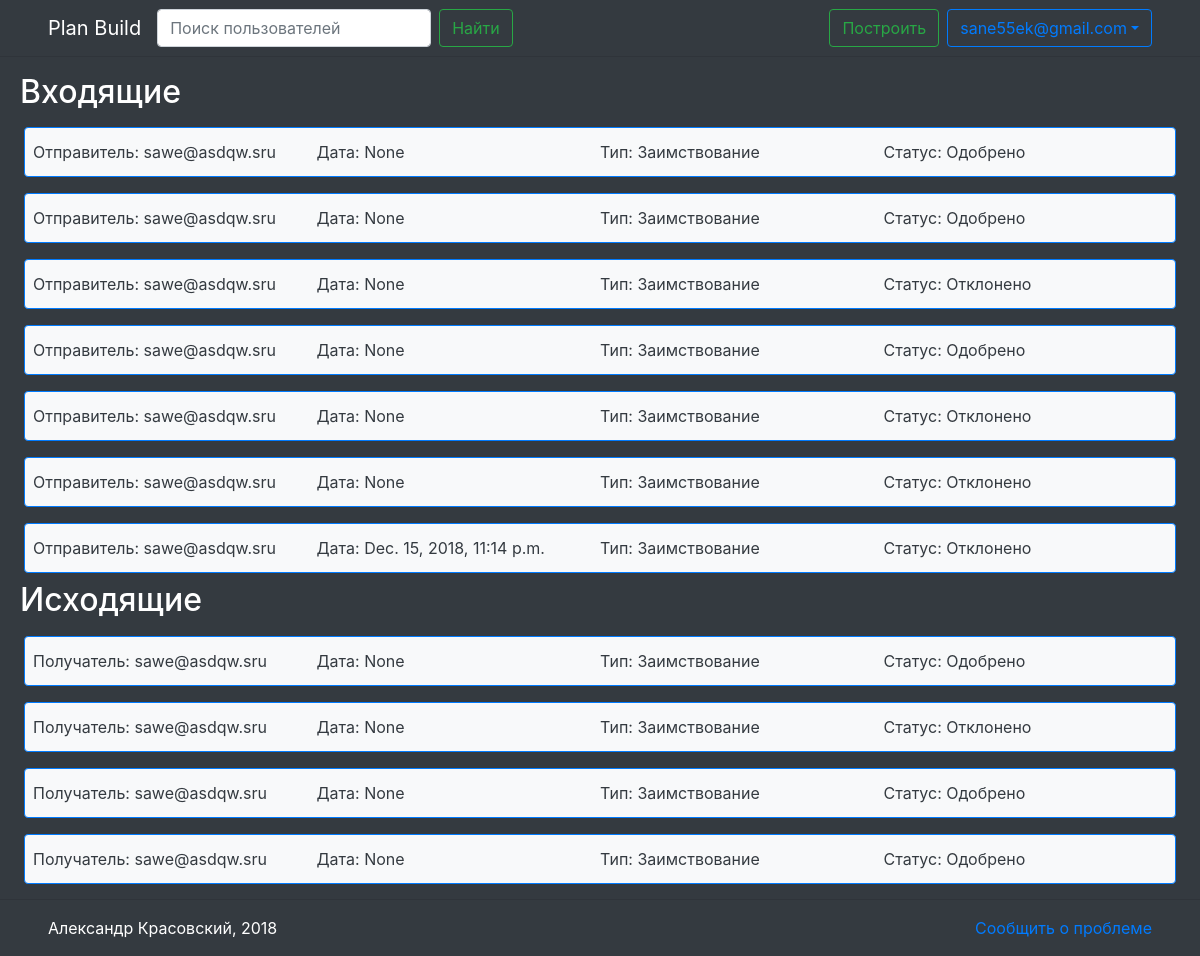
The page /requests (signed in) on the database its author committed.
### builder_auth/models.py (models this page shows, shortened)
class CustomUser(AbstractUser):
    username = models.CharField(max_length=40, unique=False, default='')
    email = models.EmailField('email address', unique=True, error_messages={'required': 'Пользователь с такой почтой уже существует.'})
    post = models.ForeignKey('builder.Post', null=True, default=None, on_delete=models.SET_DEFAULT)
    science_degree  = models.ForeignKey('builder.ScienceDegree', null=True, default=None, on_delete=models.SET_NULL)
    science_title = models.ForeignKey('builder.ScienceTitle', null=True, default=None, on_delete=models.SET_NULL)
    salary = models.FloatField(null=True, default=1)
    adopted_fields = models.ForeignKey('builder_auth.CustomUser', null=True, default=None, on_delete=models.SET_NULL)
    USERNAME_FIELD = 'email'
    REQUIRED_FIELDS = []
    objects = UserManager()

### builder/models.py (models this page shows, shortened)
class Request(models.Model):
    sender = models.ForeignKey('builder_auth.CustomUser', related_name='Request_sender', null=False, default=0,
                               on_delete=models.CASCADE)
    receiver = models.ForeignKey('builder_auth.CustomUser', related_name='Request_receiver', null=False, default=0,
                                 on_delete=models.CASCADE)
    type = models.ForeignKey('builder.RequestType', null=False, default=0, on_delete=models.CASCADE)
    create_date = models.DateTimeField('Date of setting sender request', null=False, default=timezone.now())
    answer_date = models.DateTimeField('Date of getting receiver answer', null=True, default=None)
    result = models.ForeignKey('builder.RequestResultType', null=True, default=None, on_delete=models.SET_NULL)

### builder/views.py (the view)
# urls.py: path('requests', requests, name='requests'),
def requests(request, template_name='builder/requests.html'):
    if request.method == 'GET' and request.user.is_authenticated:
        request_out = Request.objects.filter(sender=request.user).order_by('answer_date')
        request_in = Request.objects.filter(receiver=request.user).order_by('answer_date')
        context = {
            'request_out': request_out,
            'request_in': request_in
        }
        return render(request, template_name, context)

### builder_auth/models.py (called while the page is built)
    def get_queryset(self):
        return super(UserManager, self).get_queryset().select_related('science_degree', 'science_title', 'post')

### builder/templates/builder/requests.html (shortened to what this page needs)
{% extends 'builder/_base.html' %}
{% load static %}
{% block content %}
    <div class="d-flex w-100 flex-column">
        <h2 class="ml-1 text-white">Входящие</h2>
        {% for request in request_in %}
            <div id="request-{{ request.id }}"
                 class="bg-light text-dark d-flex m-2 p-2 align-items-center rounded border-primary border requests">
                <div class="sender w-25">Отправитель: {{ request.sender.email }}</div>
                <div class="date w-25">Дата: {{ request.create_date }}</div>
                <div class="type w-25">Тип: {% if request.type.name == 'Adopt' %}Заимствование{% endif %}</div>
                {% if request.result is None %}
                    <button class="btn btn-success request-success mr-5" id="{{ request.id }}">Одобрить</button>
                    <button class="btn btn-danger request-danger" id="{{ request.id }}">Отклонить</button>
                {% else %}
                    {% if request.result.name == 'False' %}
                        <div class="status w-25">Статус: Отклонено</div>
                    {% endif %}
                    {% if request.result.name == 'True' %}
                        <div class="status w-25">Статус: Одобрено</div>
                    {% endif %}
                {% endif %}
            </div>
        {% endfor %}
        <h2 class="ml-1 text-white">Исходящие</h2>
        {% for request in request_out %}
            <div id="request-{{ request.id }}"
                 class="bg-light text-dark d-flex m-2 p-2 align-items-center rounded border-primary border requests">
                <div class="sender w-25">Получатель: {{ request.receiver.email }}</div>
                <div class="date w-25">Дата: {{ request.create_date }}</div>
                <div class="type w-25">Тип: {% if request.type.name == 'Adopt' %}Заимствование{% endif %}</div>
                {% if request.result is None %}
                    <button class="btn btn-danger request-cancel" id="{{ request.id }}">Отменить</button>
                {% else %}
                    {% if request.result.name == 'False' %}
                        <div class="status w-25">Статус: Отклонено</div>
                    {% endif %}
                    {% if request.result.name == 'True' %}
                        <div class="status w-25">Статус: Одобрено</div>
                    {% endif %}
                {% endif %}
            </div>
        {% endfor %}
    </div>
{% endblock %}

### builder/templates/builder/_base.html (shortened to what this page needs)
{% load static %}
<!DOCTYPE html>
<html lang="en">
<head>
    <link rel="stylesheet" href="{% static 'builder/css/bootstrap.min.css' %}"/>
    <link rel="stylesheet" href="{% static 'builder/css/styles.css' %}"/>
    <link rel="stylesheet" href="{% static 'builder/css/dropzone.css' %}"/>
    <link rel="stylesheet" href="{% static 'builder/css/all.css' %}"/>
</head>
<body class="bg-dark">
<nav class="navbar navbar-expand-lg navbar-dark bg-dark px-5">
    {% block nav %}
        <a class="navbar-brand" href="{% url 'builder:index' %}">Plan Build</a>
        <div class="collapse navbar-collapse" id="navbarSupportedContent">
            <form class="form-inline my-2 my-lg-0" action="{% url 'builder:search' %}" method="GET">
                <input class="form-control mr-sm-2" type="search" placeholder="Поиск пользователей" aria-label="Search"
                       name="search">
                <button class="btn btn-outline-success my-2 my-sm-0" type="submit">Найти</button>
            </form>
            <ul class="navbar-nav ml-auto">
                <a class="nav-link my-lg-0 py-0" href="{% url 'builder:index' %}">
                    <button class="btn btn-outline-success my-sm-0">Построить</button>
                </a>
                <li class="nav-item dropdown">
                    <button type="button" class="btn btn-outline-primary dropdown-toggle" data-toggle="dropdown"
                            id="navbarDropdown">{{ user.email }}</button>
                </li>
            </ul>
        </div>
    {% endblock %}
</nav>
<main class="bg-dark p-3 mb-5">
    {% block content %}
    {% endblock %}
</main>
<footer class="text-white fixed-bottom bg-dark">
    <hr/>
    <div class="d-flex justify-content-between px-5">
        <p class="">Александр Красовский, 2018</p>
        <p class=""><a href="mailto:sane55ek@gmail.com">Сообщить о проблеме</a></p>
    </div>
</footer>
</body>
</html>

### builder/static/builder/css/styles.css (style rules this page uses)
* { -moz-user-select: none; -ms-user-select: none; -o-user-select: none; -webkit-user-select: none; }
footer { z-index: 1000; }
footer hr { margin-top: 0px; }
.requests { height:50px; }

### rows shown on the page
CustomUser: email "sane55ek@gmail.com"
Request: sender.email "sawe@asdqw.sru", create_date "None", shows "Заимствование", shows "Статус: Одобрено"
Request: sender.email "sawe@asdqw.sru", create_date "None", shows "Заимствование", shows "Статус: Одобрено"
Request: sender.email "sawe@asdqw.sru", create_date "None", shows "Заимствование", shows "Статус: Отклонено"
Request: sender.email "sawe@asdqw.sru", create_date "None", shows "Заимствование", shows "Статус: Одобрено"
Request: sender.email "sawe@asdqw.sru", create_date "None", shows "Заимствование", shows "Статус: Отклонено"
Request: sender.email "sawe@asdqw.sru", create_date "None", shows "Заимствование", shows "Статус: Отклонено"
Request: sender.email "sawe@asdqw.sru", create_date "Dec. 15, 2018, 11:14 p.m.", shows "Заимствование", shows "Статус: Отклонено"
Request: receiver.email "sawe@asdqw.sru", create_date "None", shows "Заимствование", shows "Статус: Одобрено"
Request: receiver.email "sawe@asdqw.sru", create_date "None", shows "Заимствование", shows "Статус: Отклонено"
Request: receiver.email "sawe@asdqw.sru", create_date "None", shows "Заимствование", shows "Статус: Одобрено"
Request: receiver.email "sawe@asdqw.sru", create_date "None", shows "Заимствование", shows "Статус: Одобрено"
